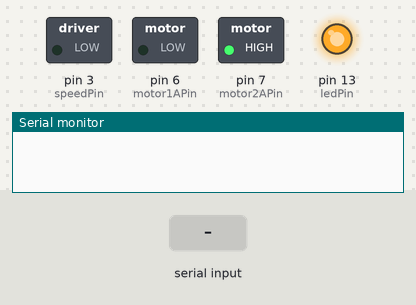
The sketch below on a simulated Arduino Uno, built with avr-gcc and run on an emulated ATmega328P. Shown: switched loads named in the sketch (green lamp = pin HIGH), output pins drawn as LEDs (lit = HIGH), the last lines printed to the serial monitor. Inputs (shaded band) come from the test bench.

Above: at 1.2 s.
1.3 s: "90,45\n" received over Serial
At 2.1 s:
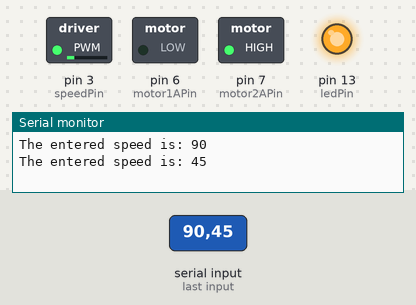
3.8 s: "30,150\n" received over Serial
At 4.1 s:
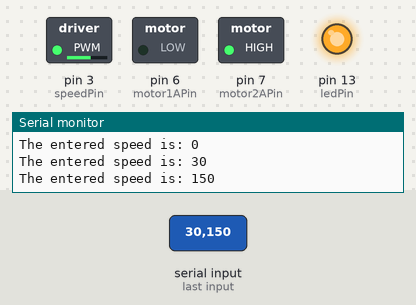
6.3 s: "200\n" received over Serial
At 7.1 s:
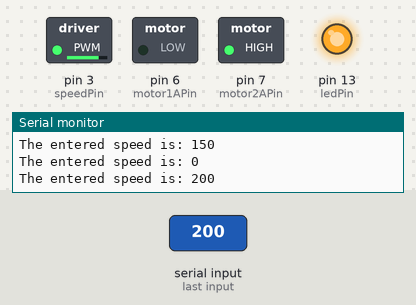
Timing chart, 0 to 9.3 s (numbered marks = the images above; inputs shaded):
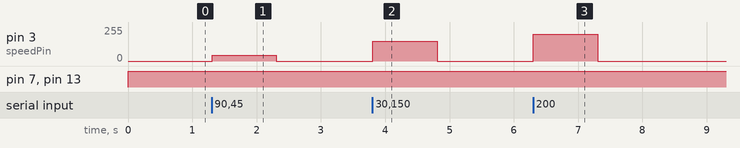

Measured:
- after the input at 1.3 s, pin 3 (speedPin): 0/255 → 45/255 at once, → 0/255 1.0 s later
- after the input at 3.8 s, pin 3 (speedPin): 0/255 → 150/255 at once, → 0/255 1.0 s later
- after the input at 6.3 s, pin 3 (speedPin): 0/255 → 200/255 at once, → 0/255 1.0 s later

The sketch:

Workshop_Day_3_Motors.ino
```cpp
/*
* Arduino code for SN754410 H-bridge
* motor driver control.
*Control the speed of the motor using the Serial Terminal!
* copyleft Feb. 2010, Fabian Winkler
*
*/
int speedPin = 3; // H-bridge enable pin for speed control
int motor1APin = 6; // H-bridge leg 1
int motor2APin = 7; // H-bridge leg 2
int ledPin = 13; // status LED
int speed_value_motor1; // value for motor speed
int motorSpeed=0;


void setup() {
  // set digital i/o pins as outputs:
  pinMode(speedPin, OUTPUT); // set the speed control pin as an output
  pinMode(motor1APin, OUTPUT);// set direction control pin 1 as an output
  pinMode(motor2APin, OUTPUT);// set direction control pin 2 as an output(You need two direction pins!)
  pinMode(ledPin, OUTPUT);//setting LED pin to HIGH for forward direction, and off for Reverse

  Serial.begin(9600);// opens serial port, sets data rate to 9600 bps
}

void loop() {
  // send data only when you receive data:
  if (Serial.available() > 0) {
                // control the speed by entering 0- 255 on the serial terminal

                // read the entered value in the serial terminal
                int enteredSpeed1 = Serial.parseInt();

                // print the entered value to the terminal!
                Serial.print("The entered speed is: ");
                Serial.println(enteredSpeed1);
                motorSpeed=enteredSpeed1;
                //analogWrite(speedPin, enteredSpeed1); // output speed as
        }
  analogWrite(speedPin, motorSpeed);
  digitalWrite(ledPin, HIGH); // status LED is always on

  // put motor in forward motion
  digitalWrite(motor1APin, LOW); // set leg 1 of the H-bridge low
  digitalWrite(motor2APin, HIGH); // set leg 2 of the H-bridge high
  // just invert the above values for reverse motion,
  // i.e. motor1APin = HIGH and motor2APin = LOW

  // control the speed 0- 255
  //analogWrite(speedPin, enteredSpeed1); // output speed as
  // PWM value
}
```
